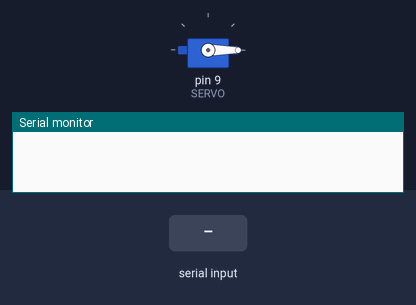
This sketch was run on a simulated Arduino Uno, built with avr-gcc and run on an emulated ATmega328P. On the bench: servo, the last lines printed to the serial monitor. Inputs (shaded band) come from the test bench.

Above: at 1.2 s.
1.3 s: "h" received over Serial
At 2.0 s:
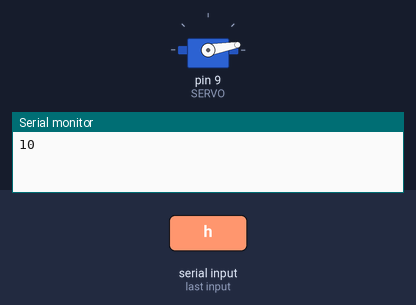
2.8 s: "h" received over Serial
At 3.2 s:
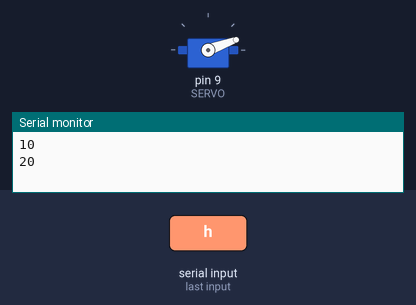
Timing chart, 0 to 5.8 s (numbered marks = the images above; inputs shaded):
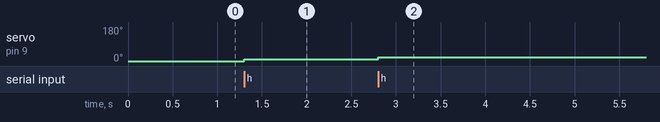

The sketch:

APC_variar_angulo_con_letra.ino
```cpp
#include <Servo.h>
Servo  SERVO;
int cont=0;

void setup(){
  SERVO.attach(9);
  Serial.begin(9600);
  SERVO.write(0);}

void loop(){
  int rx;
  if (Serial.available() > 0){

    rx = Serial.read();
    if(rx == 'h'){

      if (cont >= 0 && cont < 180){
        cont = cont +10;
        Serial.println(cont);
        SERVO.write(cont);}}}}
```

Measured:
- after the input at 1.3 s, servo on pin 9 (SERVO): 0° → 10° at once
- after the input at 2.8 s, servo on pin 9 (SERVO): 10° → 20° at once
